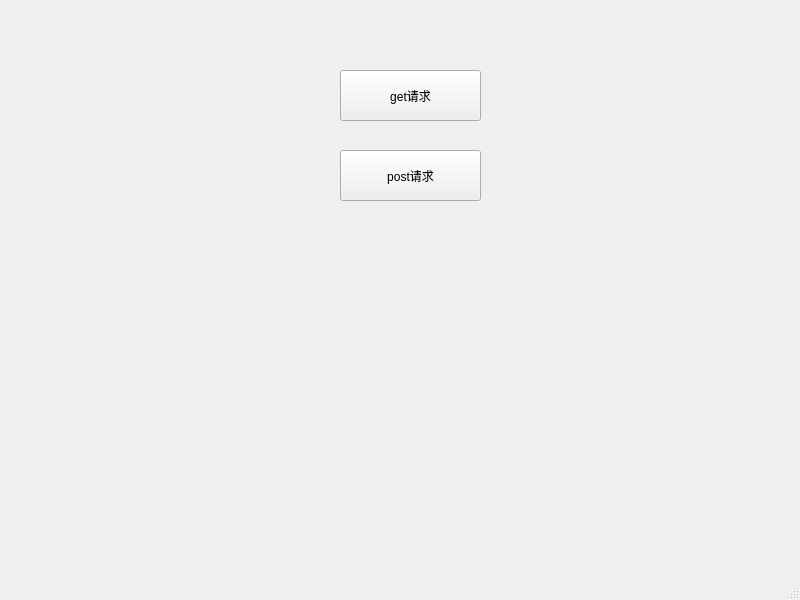
<?xml version="1.0" encoding="UTF-8"?>
<ui version="4.0">
 <class>MainWindow</class>
 <widget class="QMainWindow" name="MainWindow">
  <property name="geometry">
   <rect>
    <x>0</x>
    <y>0</y>
    <width>800</width>
    <height>600</height>
   </rect>
  </property>
  <property name="windowTitle">
   <string>MainWindow</string>
  </property>
  <widget class="QWidget" name="centralwidget">
   <widget class="QPushButton" name="getButton">
    <property name="geometry">
     <rect>
      <x>340</x>
      <y>70</y>
      <width>141</width>
      <height>51</height>
     </rect>
    </property>
    <property name="text">
     <string>get请求</string>
    </property>
   </widget>
   <widget class="QPushButton" name="postButton">
    <property name="geometry">
     <rect>
      <x>340</x>
      <y>150</y>
      <width>141</width>
      <height>51</height>
     </rect>
    </property>
    <property name="text">
     <string>post请求</string>
    </property>
   </widget>
  </widget>
  <widget class="QMenuBar" name="menubar">
   <property name="geometry">
    <rect>
     <x>0</x>
     <y>0</y>
     <width>800</width>
     <height>22</height>
    </rect>
   </property>
  </widget>
  <widget class="QStatusBar" name="statusbar"/>
 </widget>
 <resources/>
 <connections/>
</ui>
